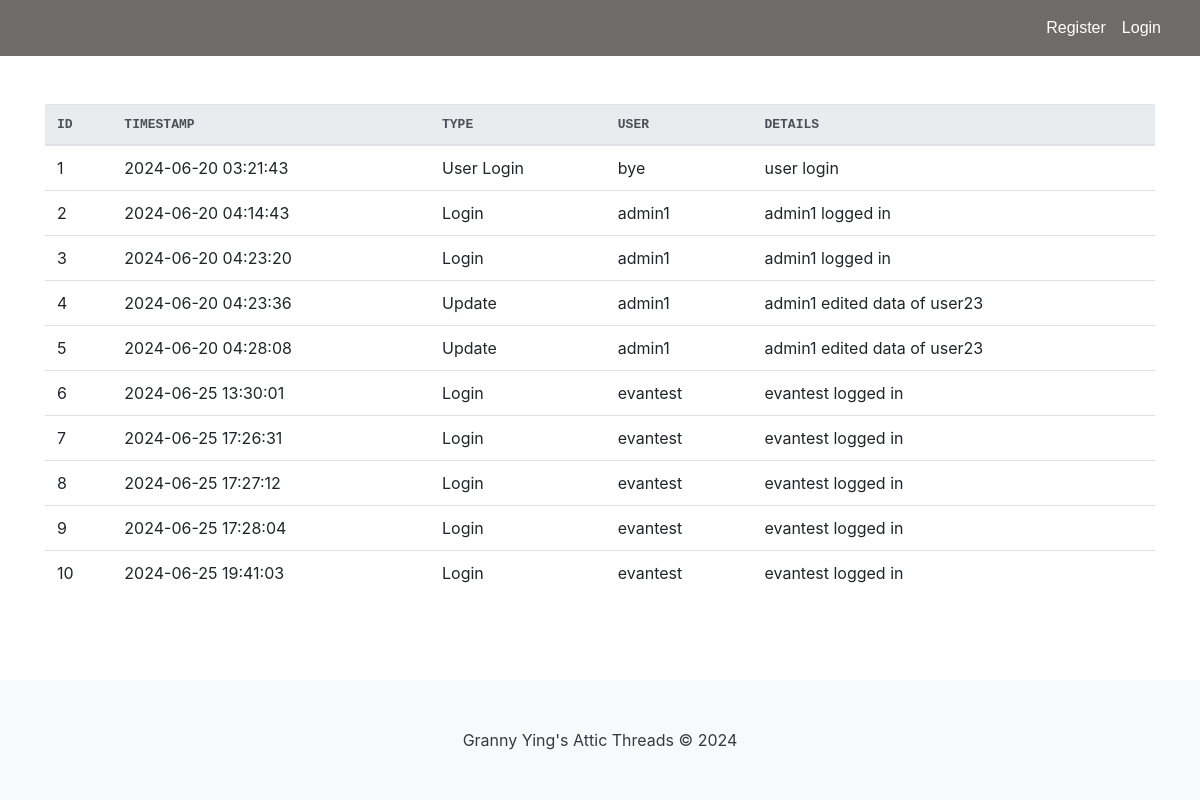
Page /logs on the earlier database version.
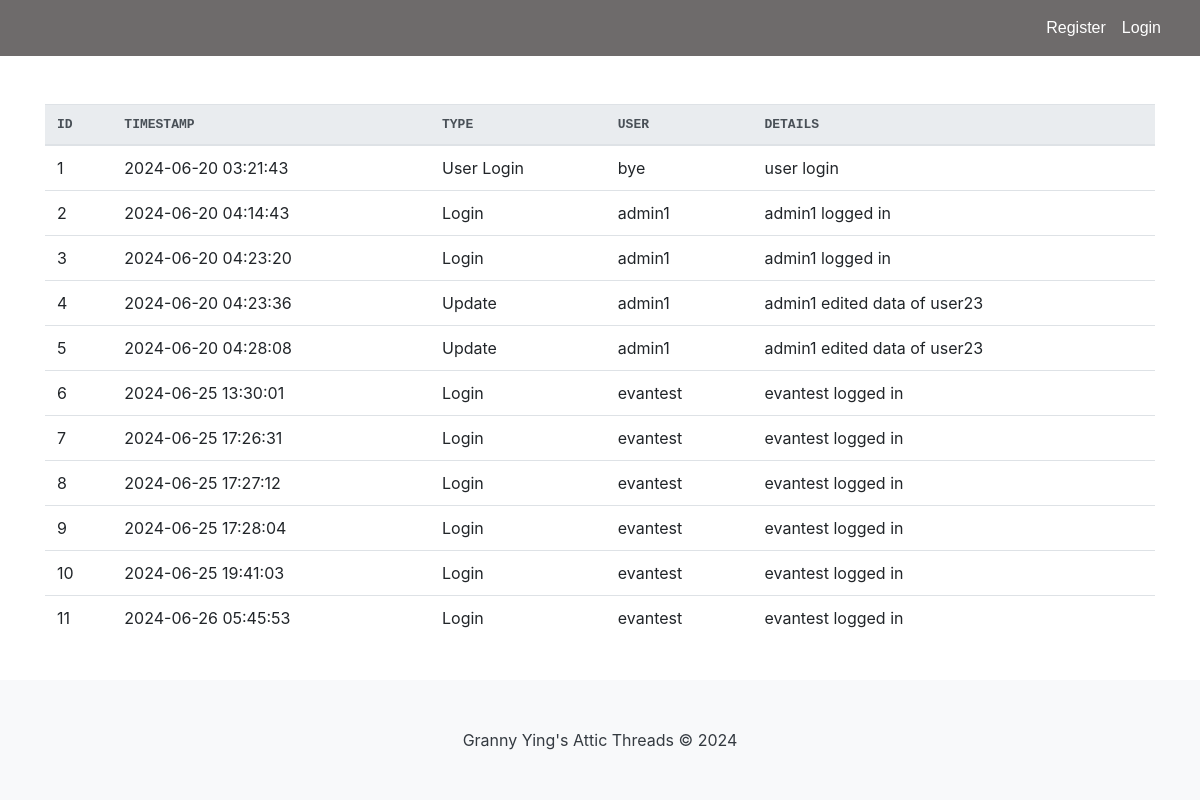
Same page on the later database version.
### tables this page shows
CREATE TABLE Logs (
        id INTEGER PRIMARY KEY AUTOINCREMENT,
        timestamp TEXT DEFAULT CURRENT_TIMESTAMP,
        event_type TEXT,
        user_id INTEGER,
        details TEXT
    );

### app.py (the view)
@app.route("/logs")
def logs():
    con = sqlite3.connect("database.db")
    con.row_factory = sqlite3.Row
    cur = con.cursor()
    cur.execute("SELECT * FROM Logs")
    rows = cur.fetchall()
    con.close()
    return render_template("logs.html", rows=rows)

### app.py (called while the page is built)
@app.before_request
def make_session_permanent():
    session.permanent = True
    app.permanent_session_lifetime = timedelta(hours=1)
    session.modified = True

### templates/logs.html (shortened to what this page needs)
<html lang="en">
{% include "header.html" %}
<head>
        {% block content %} -->
    {% include "navbar.html" %}
    <link rel="stylesheet" href="https://stackpath.bootstrapcdn.com/bootstrap/4.3.1/css/bootstrap.min.css">
</head>
<body>
    <div class="container mt-5">
        <table class="table table-hover">
            <thead class="thead-light">
                <tr>
                    <th>ID</th>
                    <th>Timestamp</th>
                    <th>Type</th>
                    <th>User</th>
                    <th>Details</th>
                </tr>
            </thead>
            <tbody>
                {% for row in rows %}
                <tr>
                    <td>{{ row["id"] }}</td>
                    <td>{{ row["timestamp"] }}</td>
                    <td>{{ row["event_type"] }}</td>
                    <td>{{ row["user_id"] }}</td>
                    <td>{{ row["details"] }}</td>
                </tr>
                {% endfor %}
            </tbody>
        </table>
    </div>
    {% include "footer.html" %}
</body>
</html>
{% endblock %}

### templates/header.html (shortened to what this page needs)
<head>
    <link rel="stylesheet" type="text/css" href="{{ url_for('static', filename='css/site.css')}}" />
    <link rel="stylesheet" href="https://cdn.jsdelivr.net/npm/bootstrap@4.1.3/dist/css/bootstrap.min.css">
    <link rel="stylesheet" href="https://cdn.jsdelivr.net/npm/bootstrap-select@1.13.14/dist/css/bootstrap-select.min.css">
</head>

### templates/navbar.html (shortened to what this page needs)
<nav class="navbar navbar-expand-lg">
    <div class="container justify-content-end">
        <ul class="navbar-nav ml-auto">
            {% if 'name' and 'role' in session %}
            <li class="nav-item">
                <span class="nav-link">Welcome, {{ session['name'] }}</span>
            </li>
            <li class="nav-item">
                <a href="{{ url_for('view_profile') }}" class="nav-link"><i class="fas fa-user"></i> My Profile</a>
            </li>
            {% if session['role'] != 'admin' %}
            <li class="nav-item">
                <a href="{{ url_for('view_cart') }}" class="nav-link">
                    <i class="fas fa-shopping-cart"></i> Cart
                </a>
            </li>
            {% endif %}
            <li class="nav-item">
                <a href="{{ url_for('logout') }}" class="nav-link">Logout</a>
            </li>
            {% else %}
            <li class="nav-item">
                <a href="{{ url_for('register') }}" class="nav-link">Register</a>
            </li>
            <li class="nav-item">
                <a href="{{ url_for('login') }}" class="nav-link">Login</a>
            </li>
            {% endif %}
        </ul>
    </div>
</nav>

### templates/footer.html
<footer class="py-5" style="margin-top: auto; background-color: #f8f9fa;">
   <div class="container text-center">
       <span class="text-dark">Granny Ying's Attic Threads &copy; 2024</span>
   </div>
</footer>

### static/css/site.css (style rules this page uses)
.navbar { background-color: rgb(110, 107, 107); font-size: 1em; font-family: 'Trebuchet MS', 'Lucida Sans Unicode', 'Lucida Grande', 'Lucida Sans', Arial, sans-serif; color: white; padding: 8px 5px; }
.navbar a { text-decoration: none; color: inherit; }
html, body { height: 100%; margin: 0; padding: 0; }
body { display: flex; flex-direction: column; }
footer { background-color: rgb(86, 136, 132); width: 100%; flex-shrink: 0; }

### templates/logs.html (style rules this page uses)
th { font-family: monospace; text-transform: uppercase; }

Differences in the rows shown:
added Logs: id "11", timestamp "2024-06-26 05:45:53", event_type "Login", user_id "evantest", details "evantest logged in"
